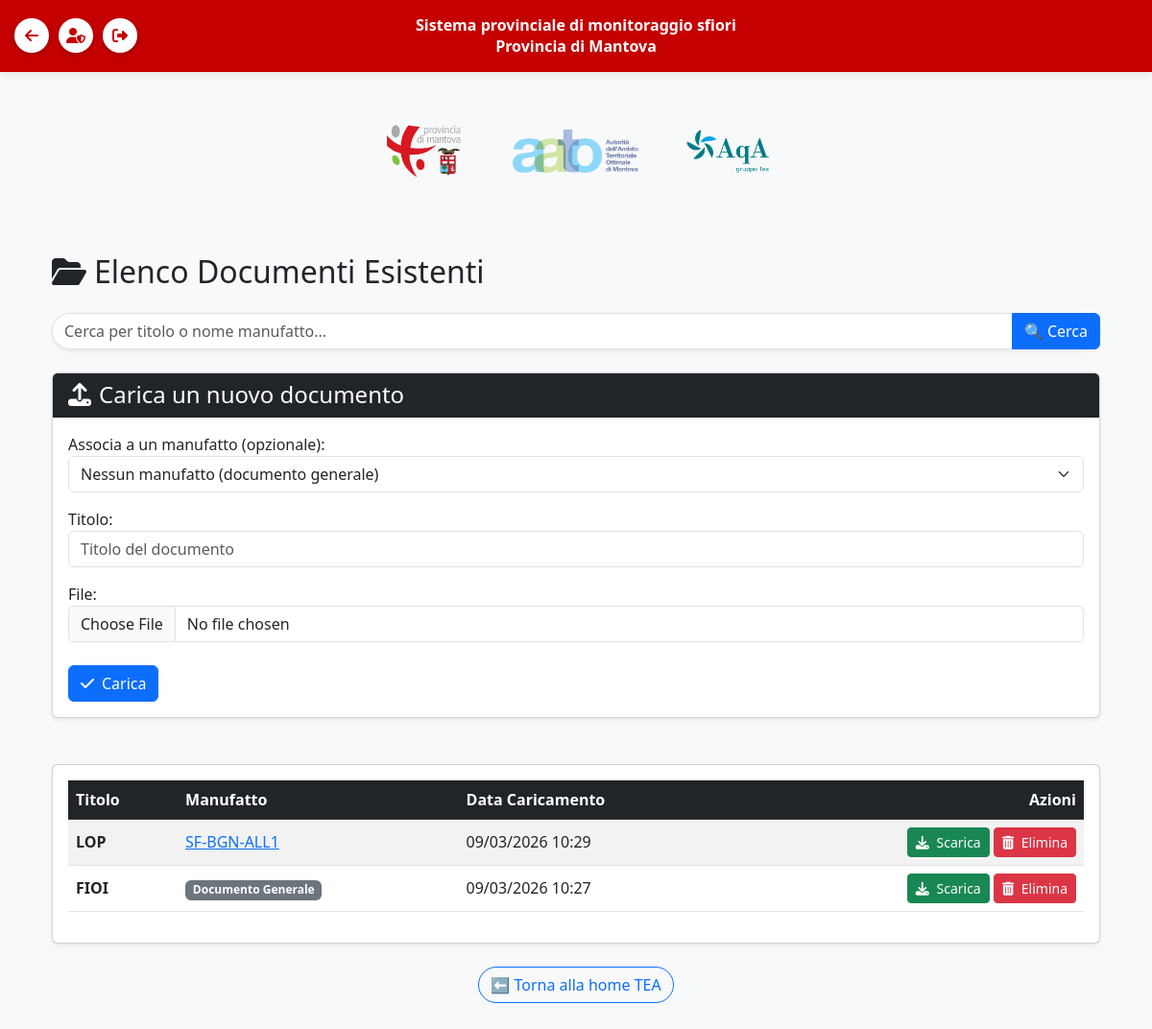
Page /manufatti/documenti/ (signed in) on the earlier database version.
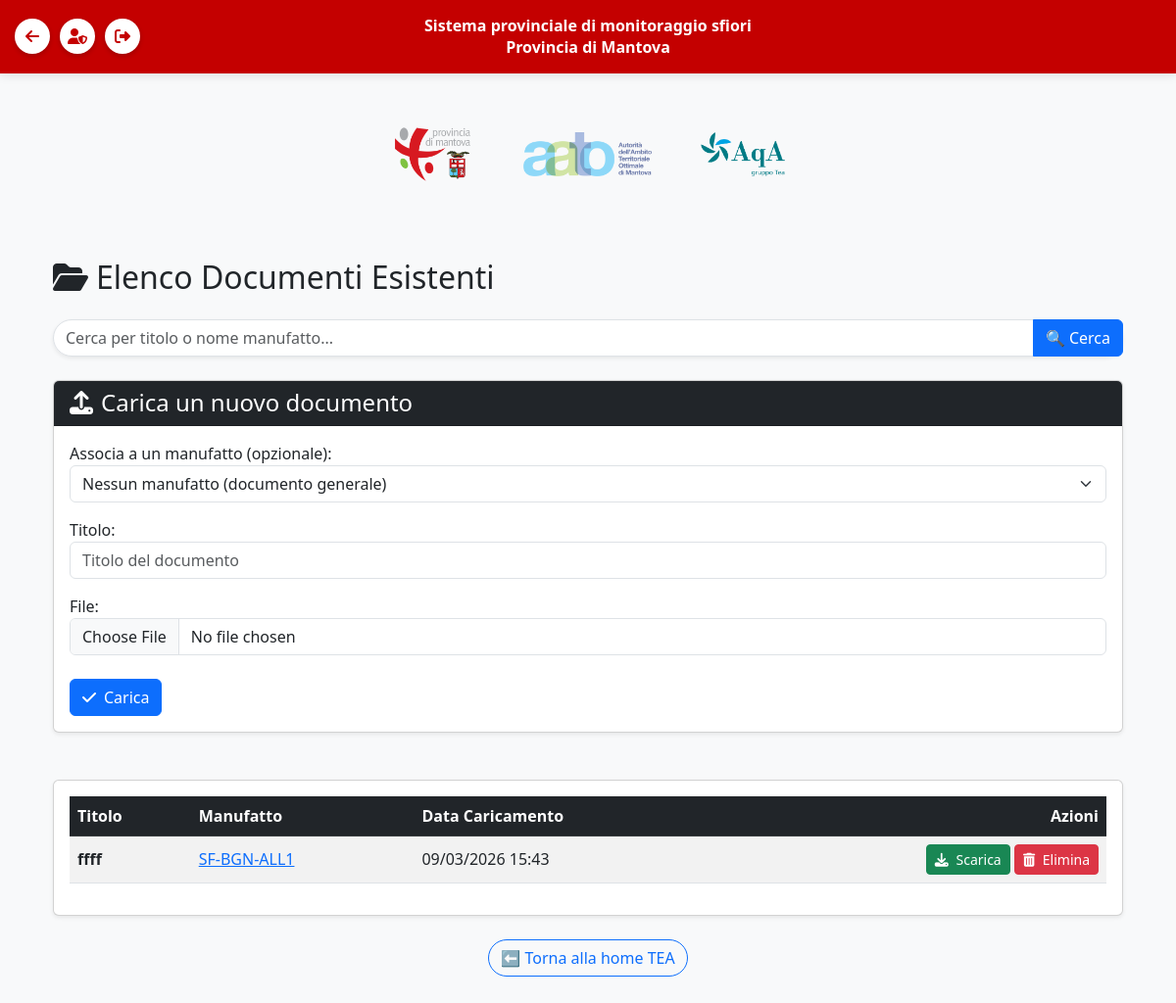
Same page on the later database version.
### manufatti/models.py (models this page shows)
class Documento(models.Model):
    manufatto = models.ForeignKey(Manufatto, on_delete=models.SET_NULL, related_name='documenti', null=True, blank=True)
    titolo = models.CharField(max_length=200)
    file = models.FileField(upload_to='documenti/%Y/%m/%d/')
    data_caricamento = models.DateTimeField(auto_now_add=True)

class Manufatto(models.Model):
    nome = models.CharField(max_length=100, unique=True)
    stato = models.CharField(
        max_length=50,
        choices=[
                ('IN ESERCIZIO', 'IN ESERCIZIO'),
        ],
        default='IN ESERCIZIO'
    )
    data_creazione = models.DateTimeField(auto_now_add=True)
    comune = models.CharField(max_length=100, null=True, blank=True)
    localita = models.CharField(max_length=100, null=True, blank=True)
    ubicazione = models.CharField(max_length=255, null=True, blank=True)
    depuratore_associato = models.CharField(max_length=255, null=True, blank=True)
    recapito_emissario = models.CharField(max_length=255, null=True, blank=True)
    tipologia_sfioratore = models.CharField(max_length=100, null=True, blank=True)
    def __str__(self):
        return self.nome

### manufatti/views.py (the view)
# urls.py: path('documenti/', views.lista_documenti, name='lista_documenti'),
@login_required
def lista_documenti(request):
    ente_utente = get_user_ente(request.user)
    query = request.GET.get('query')
    if request.method == 'POST':
        form = DocumentoForm(request.POST, request.FILES)
        if form.is_valid():
            form.save()
            messages.success(request, 'Documento caricato con successo!')
            return redirect('lista_documenti')
    else:
        form = DocumentoForm()
    documenti = Documento.objects.select_related('manufatto').order_by('-data_caricamento')
    if query:
        documenti = documenti.filter(Q(titolo__icontains=query) | Q(manufatto__nome__icontains=query))
    context = {
        'documenti': documenti,
        'form': form,
        'query': query,
        'ente_utente': ente_utente,
    }
    return render(request, 'manufatti/lista_documenti.html', context)

### manufatti/forms.py
class DocumentoForm(forms.ModelForm):
    def __init__(self, *args, **kwargs):
        super().__init__(*args, **kwargs)
        self.fields['manufatto'].empty_label = "Nessun manufatto (documento generale)"
        self.fields['manufatto'].label = "Associa a un manufatto (opzionale)"
    class Meta:
        model = Documento
        fields = ['manufatto', 'titolo', 'file']
        widgets = {
            'manufatto': forms.Select(attrs={'class': 'form-select'}),
            'titolo': forms.TextInput(attrs={'class': 'form-control', 'placeholder': 'Titolo del documento'}),
            'file': forms.FileInput(attrs={'class': 'form-control'}),
        }

### manufatti/context_processors.py (called while the page is built)
def ente_utente_context(request):
    if request.user.is_authenticated:
        try:
            profilo = Profilo.objects.get(user=request.user)
            return {'ente_utente': profilo.ente}
        except Exception:
            return {'ente_utente': 'TEA'}
    return {'ente_utente': None}

### manufatti/views.py (called while the page is built)
def get_user_ente(user):
    if not user.is_authenticated:
        return 'GUEST'
    try:
        profilo = Profilo.objects.get(user=user)
        return profilo.ente if profilo.ente else 'TEA'
    except Profilo.DoesNotExist:
        return 'TEA'

### manufatti/templates/manufatti/lista_documenti.html (shortened to what this page needs)
{% extends "accounts/base.html" %}
{% block content %}
<div class="container mt-4 mb-5">
    <h2 class="mb-4"><i class="fas fa-folder-open me-2"></i>Elenco Documenti Esistenti</h2>
    <form method="GET" action="{% url 'lista_documenti' %}" class="mb-4">
        <div class="input-group shadow-sm rounded-pill">
            <input type="text" name="query" class="form-control rounded-start-pill"
                   placeholder="Cerca per titolo o nome manufatto..."
                   value="{{ query|default:'' }}">
            <button class="btn btn-primary" type="submit">🔍 Cerca</button>
        </div>
    </form>
    <div class="card shadow-sm mb-5">
        <div class="card-header bg-dark text-white">
            <h4 class="mb-0"><i class="fas fa-upload me-2"></i>Carica un nuovo documento</h4>
        </div>
        <div class="card-body">
            <form method="post" enctype="multipart/form-data">
                {{ form.as_p }}
                <button type="submit" class="btn btn-primary mt-2"><i class="fas fa-check me-2"></i>Carica</button>
            </form>
        </div>
    </div>
    <div class="card shadow-sm">
        <div class="card-body">
            {% if documenti %}
                <div class="table-responsive">
                    <table class="table table-striped table-hover align-middle">
                        <thead class="table-dark">
                            <tr>
                                <th scope="col">Titolo</th>
                                <th scope="col">Manufatto</th>
                                <th scope="col">Data Caricamento</th>
                                <th scope="col" class="text-end">Azioni</th>
                            </tr>
                        </thead>
                        <tbody>
                            {% for doc in documenti %}
                                <tr>
                                    <td><strong>{{ doc.titolo }}</strong></td>
                                    <td>
                                        {% if doc.manufatto %}
                                            <a href="{% url 'dettaglio_manufatto' doc.manufatto.id %}" class="text-primary">{{ doc.manufatto.nome }}</a>
                                        {% else %}
                                            <span class="badge bg-secondary">Documento Generale</span>
                                        {% endif %}
                                    </td>
                                    <td>{{ doc.data_caricamento|date:"d/m/Y H:i" }}</td>
                                    <td class="text-end">
                                       <a href="{% url 'scarica_documento' doc.id %}" class="btn btn-success btn-sm">
                                            <i class="fas fa-download me-1"></i> Scarica
                                        </a>
                                        <form method="post" action="{% url 'elimina_documento' doc.id %}" style="display: inline;" onsubmit="return confirm('Sei sicuro di voler eliminare questo documento?');">
                                            <button type="submit" class="btn btn-danger btn-sm">
                                                <i class="fas fa-trash-alt me-1"></i> Elimina
                                            </button>
                                        </form>
                                    </td>
                                </tr>
                            {% endfor %}
                        </tbody>
                    </table>
                </div>
            {% else %}
                <p class="text-center alert alert-info">Nessun documento trovato con i criteri di ricerca.</p>
            {% endif %}
        </div>
    </div>
    <div class="text-center mt-4">
        {% if ente_utente == 'AATO' %}
            <a href="{% url 'aato' %}" class="btn btn-outline-primary rounded-pill">⬅ Torna alla home AATO</a>
        {% else %}
            <a href="{% url 'tea' %}" class="btn btn-outline-primary rounded-pill">⬅ Torna alla home TEA</a>
        {% endif %}
    </div>
</div>
{% endblock %}

### accounts/templates/accounts/base.html (shortened to what this page needs)
<!DOCTYPE html>
<html lang="it">
<head>
    <link href="https://cdn.jsdelivr.net/npm/bootstrap@5.3.0/dist/css/bootstrap.min.css" rel="stylesheet">
    <link rel="stylesheet" href="https://cdnjs.cloudflare.com/ajax/libs/font-awesome/6.5.0/css/all.min.css">
</head>
<body>
    <div class="header">
        <div class="nav-buttons">
            {% if user.is_authenticated %}
                <a href="javascript:history.back()" class="btn-nav" title="Torna indietro">
                    <i class="fas fa-arrow-left"></i>
                </a>
                {% if ente_utente == 'ADMIN' %}
                    <a href="{% url 'admin_dashboard' %}" class="btn-nav" title="Pannello Admin">
                        <i class="fas fa-user-shield"></i>
                    </a>
                {% elif ente_utente == 'AATO' %}
                    <a href="{% url 'aato' %}" class="btn-nav" title="Home AATO">
                        <i class="fas fa-home"></i>
                    </a>
                {% else %}
                    <a href="{% url 'tea' %}" class="btn-nav" title="Home AqA">
                        <i class="fas fa-home"></i>
                    </a>
                {% endif %}
                <a href="{% url 'logout' %}" class="btn-nav" title="Logout">
                    <i class="fas fa-sign-out-alt"></i>
                </a>
            {% endif %}
        </div>
        Sistema provinciale di monitoraggio sfiori<br>Provincia di Mantova
    </div>
    <div class="logo-section">
        <div class="logos-row">
            {% load static %}
            <img src="{% static 'provincia_mantova.png' %}" alt="Logo Provincia" style="height: 85px;" class="logo-item">
            <img src="{% static 'aato_logo.png' %}" alt="Logo AATO" style="height: 45px;" class="logo-item">
            <img src="{% static 'LogoAqA.jpeg' %}" alt="Logo AqA" style="height: 45px;" class="logo-item">
        </div>
    </div>
    <div class="main-content">
        <div class="container">
            {% block content %}{% endblock %}
        </div>
    </div>
</body>
</html>

### accounts/templates/accounts/base.html (style rules this page uses)
body { background-color: #f8f9fa; min-height: 100vh; margin: 0; padding: 0; }
.header { background-color: #c40000; color: white; padding: 15px 0; text-align: center; font-weight: bold; position: sticky; top: 0; z-index: 2000; box-shadow: 0 2px 10px rgba(0,0,0,0.1); line-height: 1.4; }
.nav-buttons { position: absolute; top: 50%; left: 15px; transform: translateY(-50%); display: flex; gap: 10px; z-index: 2100; }
.btn-nav { background: white; color: #c40000; width: 36px; height: 36px; display: flex; align-items: center; justify-content: center; border-radius: 50%; text-decoration: none; box-shadow: 0 2px 5px rgba(0, 0, 0, 0.2); transition: all 0.2s; }
.logo-section { display: flex; justify-content: center; align-items: center; padding: 40px 20px; background-color: transparent; }
.logos-row { display: flex; flex-direction: row; align-items: center; justify-content: center; gap: 50px; flex-wrap: wrap; }
.logo-item { height: auto; max-width: 100%; transition: transform 0.3s ease; }

Differences in the rows shown:
removed Documento: titolo "LOP", manufatto.nome "SF-BGN-ALL1", data_caricamento "09/03/2026 10:29"
removed Documento: titolo "FIOI", shows "Documento Generale", data_caricamento "09/03/2026 10:27"
added Documento: titolo "ffff", manufatto.nome "SF-BGN-ALL1", data_caricamento "09/03/2026 15:43"
